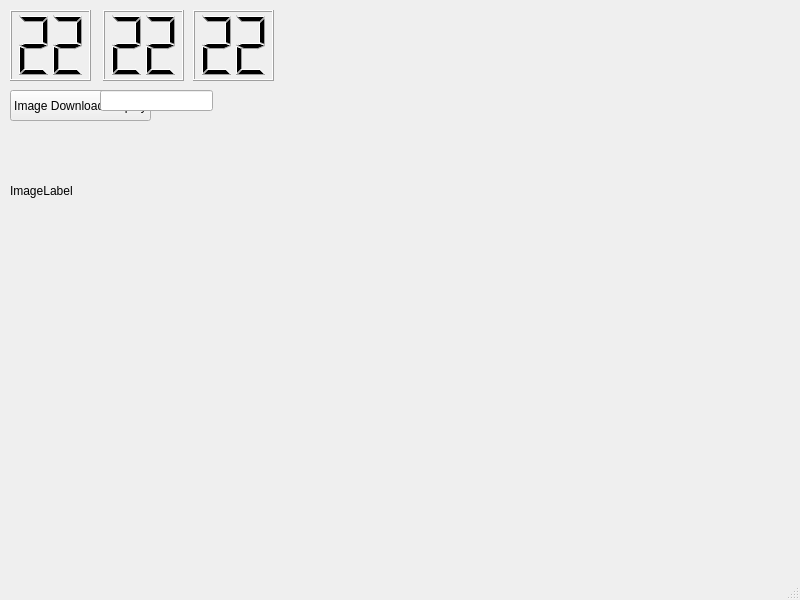
<?xml version="1.0" encoding="UTF-8"?>
<ui version="4.0">
 <class>MainWindow</class>
 <widget class="QMainWindow" name="MainWindow">
  <property name="geometry">
   <rect>
    <x>0</x>
    <y>0</y>
    <width>800</width>
    <height>600</height>
   </rect>
  </property>
  <property name="windowTitle">
   <string>MainWindow</string>
  </property>
  <widget class="QWidget" name="centralwidget">
   <widget class="QLCDNumber" name="secondLCD">
    <property name="geometry">
     <rect>
      <x>193</x>
      <y>10</y>
      <width>81</width>
      <height>71</height>
     </rect>
    </property>
    <property name="digitCount">
     <number>2</number>
    </property>
    <property name="value" stdset="0">
     <double>22.000000000000000</double>
    </property>
   </widget>
   <widget class="QLCDNumber" name="minuteLCD">
    <property name="geometry">
     <rect>
      <x>103</x>
      <y>10</y>
      <width>81</width>
      <height>71</height>
     </rect>
    </property>
    <property name="digitCount">
     <number>2</number>
    </property>
    <property name="value" stdset="0">
     <double>22.000000000000000</double>
    </property>
   </widget>
   <widget class="QLCDNumber" name="hourLCD">
    <property name="geometry">
     <rect>
      <x>10</x>
      <y>10</y>
      <width>81</width>
      <height>71</height>
     </rect>
    </property>
    <property name="digitCount">
     <number>2</number>
    </property>
    <property name="value" stdset="0">
     <double>22.000000000000000</double>
    </property>
   </widget>
   <widget class="QPushButton" name="imageDownloadButton">
    <property name="geometry">
     <rect>
      <x>10</x>
      <y>90</y>
      <width>141</width>
      <height>31</height>
     </rect>
    </property>
    <property name="text">
     <string>Image Download Display</string>
    </property>
   </widget>
   <widget class="QLabel" name="imageLabel">
    <property name="geometry">
     <rect>
      <x>10</x>
      <y>120</y>
      <width>261</width>
      <height>141</height>
     </rect>
    </property>
    <property name="text">
     <string>ImageLabel</string>
    </property>
   </widget>
   <widget class="QLineEdit" name="zipCodeInput">
    <property name="geometry">
     <rect>
      <x>100</x>
      <y>90</y>
      <width>113</width>
      <height>21</height>
     </rect>
    </property>
   </widget>
  </widget>
  <widget class="QMenuBar" name="menubar">
   <property name="geometry">
    <rect>
     <x>0</x>
     <y>0</y>
     <width>800</width>
     <height>22</height>
    </rect>
   </property>
  </widget>
  <widget class="QStatusBar" name="statusbar"/>
 </widget>
 <resources/>
 <connections/>
</ui>
